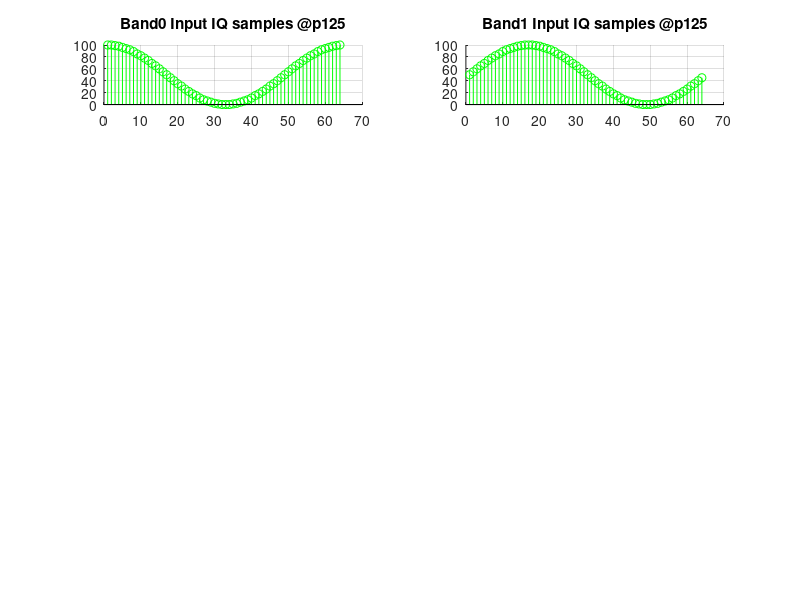

This chart was generated by the following MATLAB code: (Note: this script raises an error after producing the figure.)
% %%%%%%%%%%%%%%%%%%%%%%%%%%%%%%%%%%%%%%%%%%%%%%%%%%%%%%%%%%%%%%%%%%%%%%%%%%%%%%%
% Project     : ABC
% Author      : Hari (haridas.p@intel.com)
% Date        : 20 Mar 2024
% Brief       : This program is to generate input and output sample files for VHA
%               dual band modulation testing at p125 Gsps
% %%%%%%%%%%%%%%%%%%%%%%%%%%%%%%%%%%%%%%%%%%%%%%%%%%%%%%%%%%%%%%%%%%%%%%%%%%%%%%%

clc;
clear;
close all;

num_vectors = 2;
num_samples_per_vector = 32;
num_samples = num_vectors * num_samples_per_vector;

fs = num_samples;
dt = 1/fs;
st = 1;
t = 0:dt:st-dt;
band0_input_iq1 = 50 * (1 + cos(2 * pi * t));
band0_input_iq = int32(band0_input_iq1);
band1_input_iq1 = 50 * (1 + sin(2 * pi * t));
band1_input_iq = int32(band1_input_iq1);

figure('Name', 'Modulation');
n1 = 1:1:num_samples;
subplot(5, 2, 1); grid on; hold on;
stem(n1, band0_input_iq, 'green'); title("Band0 Input IQ samples @p125");
subplot(5, 2, 2); grid on; hold on;
stem(n1, band1_input_iq, 'green'); title("Band1 Input IQ samples @p125");

% write this into a file which can be sourced while running on FRIO
fileId = fopen("input_samples/modulation/band0_dual_band_modulation_p125.txt", "w");
fprintf(fileId, "%08x\n", bitshift(band0_input_iq, 16));
fclose(fileId);
fileId = fopen("input_samples/modulation/band1_dual_band_modulation_p125.txt", "w");
fprintf(fileId, "%08x\n", bitshift(band1_input_iq, 16));
fclose(fileId);

% input_iq should be scaled down before giving as input to the matlab model
scale_factor = 2^-15;
band0_input_iq_to_duc = (band0_input_iq1 * scale_factor);
band1_input_iq_to_duc = (band1_input_iq1 * scale_factor);

% enable w1, w2, w3
config.vha_hbf_stages = [1 1 1 0];

% now do an interpolation
band0_output_iq_from_duc = vha_interpolate(band0_input_iq_to_duc, config);
band1_output_iq_from_duc = vha_interpolate(band1_input_iq_to_duc, config);

% now scale the samples up
scale_factor = 2^15;
n2 = 1:1:(numel(band0_output_iq_from_duc));
subplot(5, 2, 3); grid on; hold on;
stem(n2, (real(band0_output_iq_from_duc * scale_factor)), 'red'); title("DUC band0 Output 1Gsps");
stem(n2, (imag(band0_output_iq_from_duc * scale_factor)), 'blue');
n2 = 1:1:(numel(band1_output_iq_from_duc));
subplot(5, 2, 4); grid on; hold on;
stem(n2, (real(band1_output_iq_from_duc * scale_factor)), 'red'); title("DUC band1 Output 1Gsps");
stem(n2, (imag(band1_output_iq_from_duc * scale_factor)), 'blue');

% generate cw0 and cw1 for the modulation
Fclk = 983040;
Fs   = 983040;
fout0 = (Fclk / 2);
fprintf("1GSPS Modulation\n");
fprintf("fout0 = %d KHz, Fs = %d KHz, Fclk = %d KHz\n", fout0, Fs, Fclk);
cw0 = nco_pp(fout0, Fs, Fclk, length(band0_output_iq_from_duc), 0);   % 0 clk cycles delay
fout1 = (Fclk / 4);
fprintf("fout1 = %d KHz, Fs = %d KHz, Fclk = %d KHz\n", fout1, Fs, Fclk);
cw1 = nco_pp(fout1, Fs, Fclk, length(band1_output_iq_from_duc), 2);   % 2 clk cycles delay
subplot(5, 2, 5); grid on; hold on;
n3 = 1:1:(length(cw0));
stem(n3, real(cw0), 'red'); title("CW0, CW1 @1Gsps");
stem(n3, imag(cw0), 'blue');
stem(n3, real(cw1), 'black');
stem(n3, imag(cw1), 'green');

% now do the modulation and combining
config.vha_bypass = [0 0];
config.vha_conj = [0, 0];
config.active_band = 3;
cw0 = transpose(cw0);
cw1 = transpose(cw1);
[mod_output_1g, dummy] = vha_combine(band0_output_iq_from_duc, band1_output_iq_from_duc, cw0, cw1, config);
mod_output_1g = mod_output_1g * scale_factor;    % scale up the final output

n2 = 1:1:length(mod_output_1g);
subplot(5, 2, 6); grid on; hold on;
stem(n2, real(mod_output_1g), 'red'); title ("Output - 1Gsps Modulation");
stem(n2, imag(mod_output_1g), 'blue');
mod_output_1g_real = dec2hex(real(mod_output_1g), 4);
mod_output_1g_imag = dec2hex(imag(mod_output_1g), 4);
output_1g = strcat(mod_output_1g_real, mod_output_1g_imag);
fileId = fopen("output_samples/modulation/p125/dual_band_modulation_1.txt", "w");
for i = 1:length(output_1g)
   nbytes = fprintf(fileId,'%8s\n',output_1g(i,:));
end
fclose(fileId);

% enable w1, w2, w3, w4
config.vha_hbf_stages = [1 1 1 1];

% now do an interpolation
band0_output_iq_from_duc = vha_interpolate(band0_input_iq_to_duc, config);
band1_output_iq_from_duc = vha_interpolate(band1_input_iq_to_duc, config);

% now scale the samples up
n2 = 1:1:(numel(band0_output_iq_from_duc));
subplot(5, 2, 7); grid on; hold on;
stem(n2, (real(band0_output_iq_from_duc * scale_factor)), 'red'); title("DUC band0 Output 2Gsps");
stem(n2, (imag(band0_output_iq_from_duc * scale_factor)), 'blue');
n2 = 1:1:(numel(band1_output_iq_from_duc));
subplot(5, 2, 8); grid on; hold on;
stem(n2, (real(band1_output_iq_from_duc * scale_factor)), 'red'); title("DUC band1 Output 2Gsps");
stem(n2, (imag(band1_output_iq_from_duc * scale_factor)), 'blue');

% generate cw0 and cw1 for the modulation
Fs   = (983040 * 2);
fprintf("2GSPS Modulation\n");
fprintf("fout0 = %d KHz, Fs = %d KHz, Fclk = %d KHz\n", fout0, Fs, Fclk);
cw0 = nco_pp(fout0, Fs, Fclk, length(band0_output_iq_from_duc), 1);   % 1 clk cycle delay
fprintf("fout1 = %d KHz, Fs = %d KHz, Fclk = %d KHz\n", fout1, Fs, Fclk);
cw1 = nco_pp(fout1, Fs, Fclk, length(band1_output_iq_from_duc), 3);   % 3 clk cycles delay
subplot(5, 2, 9); grid on; hold on;
n3 = 1:1:(length(cw0));
stem(n3, real(cw0), 'red'); title("CW0, CW1 @1Gsps");
stem(n3, imag(cw0), 'blue');
stem(n3, real(cw1), 'black');
stem(n3, imag(cw1), 'green');

% now do the modulation and combining
config.vha_bypass = [0 0];
config.vha_conj = [0, 0];
config.active_band = 3;
cw0 = transpose(cw0);
cw1 = transpose(cw1);
[mod_output_2g, dummy] = vha_combine(band0_output_iq_from_duc, band1_output_iq_from_duc, cw0, cw1, config);
mod_output_2g = mod_output_2g * scale_factor;    % scale up the final output

n2 = 1:1:length(mod_output_2g);
subplot(5, 2, 10); grid on; hold on;
stem(n2, real(mod_output_2g), 'red'); title ("Output - 2Gsps Modulation");
stem(n2, imag(mod_output_2g), 'blue');
mod_output_2g_real = dec2hex(real(mod_output_2g), 4);
mod_output_2g_imag = dec2hex(imag(mod_output_2g), 4);
output_2g = strcat(mod_output_2g_real, mod_output_2g_imag);
fileId = fopen("output_samples/modulation/p125/dual_band_modulation_2.txt", "w");
for i = 1:length(output_2g)
   nbytes = fprintf(fileId,'%8s\n',output_2g(i,:));
end
fclose(fileId);
